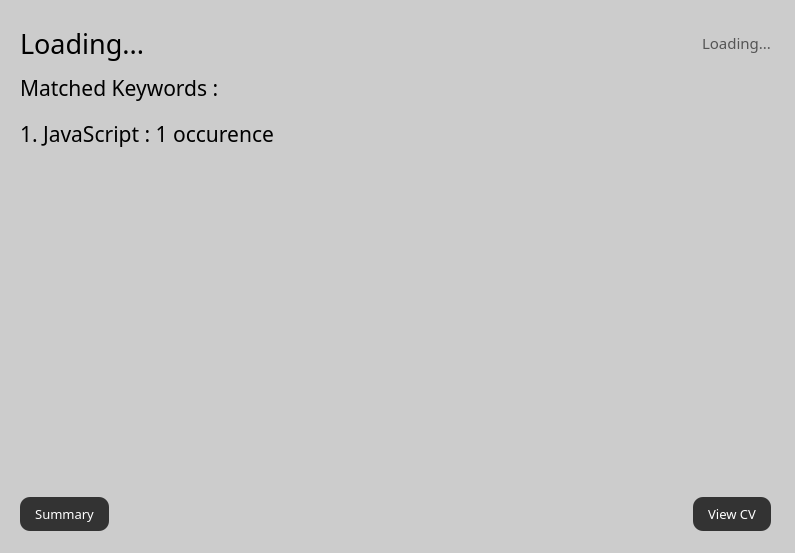
<?xml version="1.0" encoding="UTF-8"?>
<ui version="4.0">
 <class>resultCard</class>
 <widget class="QWidget" name="resultCard">
  <property name="geometry">
   <rect>
    <x>0</x>
    <y>0</y>
    <width>795</width>
    <height>553</height>
   </rect>
  </property>
  <property name="windowTitle">
   <string>Form</string>
  </property>
  <property name="styleSheet">
   <string notr="true">QWidget {
    background-color: #ccc; /* Or any valid color name/hex code */
}</string>
  </property>
  <widget class="QWidget" name="verticalLayoutWidget">
   <property name="geometry">
    <rect>
     <x>20</x>
     <y>20</y>
     <width>751</width>
     <height>511</height>
    </rect>
   </property>
   <layout class="QVBoxLayout" name="verticalLayout">
    <item>
     <layout class="QHBoxLayout" name="horizontalLayout">
      <property name="spacing">
       <number>6</number>
      </property>
      <property name="topMargin">
       <number>5</number>
      </property>
      <property name="bottomMargin">
       <number>5</number>
      </property>
      <item>
       <widget class="QLabel" name="name">
        <property name="sizePolicy">
         <sizepolicy hsizetype="Preferred" vsizetype="Fixed">
          <horstretch>0</horstretch>
          <verstretch>0</verstretch>
         </sizepolicy>
        </property>
        <property name="minimumSize">
         <size>
          <width>50</width>
          <height>0</height>
         </size>
        </property>
        <property name="maximumSize">
         <size>
          <width>16777215</width>
          <height>50</height>
         </size>
        </property>
        <property name="font">
         <font>
          <family>Futura Hv BT</family>
          <pointsize>20</pointsize>
          <weight>50</weight>
          <bold>false</bold>
         </font>
        </property>
        <property name="text">
         <string>Loading...</string>
        </property>
       </widget>
      </item>
      <item>
       <widget class="QLabel" name="matches_number">
        <property name="sizePolicy">
         <sizepolicy hsizetype="Preferred" vsizetype="Fixed">
          <horstretch>0</horstretch>
          <verstretch>0</verstretch>
         </sizepolicy>
        </property>
        <property name="font">
         <font>
          <family>Bahnschrift Light</family>
          <pointsize>11</pointsize>
         </font>
        </property>
        <property name="styleSheet">
         <string notr="true">color : #555</string>
        </property>
        <property name="text">
         <string>Loading...</string>
        </property>
        <property name="alignment">
         <set>Qt::AlignRight|Qt::AlignTrailing|Qt::AlignVCenter</set>
        </property>
       </widget>
      </item>
     </layout>
    </item>
    <item>
     <widget class="QLabel" name="label_3">
      <property name="sizePolicy">
       <sizepolicy hsizetype="Preferred" vsizetype="Maximum">
        <horstretch>0</horstretch>
        <verstretch>0</verstretch>
       </sizepolicy>
      </property>
      <property name="font">
       <font>
        <family>Bahnschrift Light</family>
        <pointsize>16</pointsize>
       </font>
      </property>
      <property name="text">
       <string>Matched Keywords : </string>
      </property>
     </widget>
    </item>
    <item>
     <spacer name="verticalSpacer">
      <property name="orientation">
       <enum>Qt::Vertical</enum>
      </property>
      <property name="sizeType">
       <enum>QSizePolicy::Fixed</enum>
      </property>
      <property name="sizeHint" stdset="0">
       <size>
        <width>20</width>
        <height>10</height>
       </size>
      </property>
     </spacer>
    </item>
    <item>
     <widget class="QLabel" name="label">
      <property name="font">
       <font>
        <family>Bahnschrift Light</family>
        <pointsize>16</pointsize>
       </font>
      </property>
      <property name="text">
       <string>1. JavaScript : 1 occurence</string>
      </property>
      <property name="alignment">
       <set>Qt::AlignLeading|Qt::AlignLeft|Qt::AlignTop</set>
      </property>
     </widget>
    </item>
    <item>
     <layout class="QHBoxLayout" name="horizontalLayout_2">
      <item>
       <widget class="QPushButton" name="viewCVButton">
        <property name="font">
         <font>
          <family>Bahnschrift SemiLight</family>
          <pointsize>10</pointsize>
         </font>
        </property>
        <property name="styleSheet">
         <string notr="true">QPushButton {
    border-radius: 10px; /* Adjust this value for desired roundness */
    /* Other properties you might want to add: */
    background-color: #333; /* Example background color */
    color: white;             /* Example text color */
    padding: 8px 15px;        /* Example padding to make the button bigger */
    border: none;             /* Remove default border if desired */
}

QPushButton:hover {
    background-color: #555; /* Slightly darker green */
}</string>
        </property>
        <property name="text">
         <string>Summary</string>
        </property>
       </widget>
      </item>
      <item>
       <spacer name="horizontalSpacer">
        <property name="orientation">
         <enum>Qt::Horizontal</enum>
        </property>
        <property name="sizeHint" stdset="0">
         <size>
          <width>40</width>
          <height>20</height>
         </size>
        </property>
       </spacer>
      </item>
      <item>
       <widget class="QPushButton" name="pushButton_2">
        <property name="font">
         <font>
          <family>Bahnschrift SemiLight</family>
          <pointsize>10</pointsize>
         </font>
        </property>
        <property name="styleSheet">
         <string notr="true">QPushButton {
    border-radius: 10px; /* Adjust this value for desired roundness */
    /* Other properties you might want to add: */
    background-color: #333; /* Example background color */
    color: white;             /* Example text color */
    padding: 8px 15px;        /* Example padding to make the button bigger */
    border: none;             /* Remove default border if desired */
}

QPushButton:hover {
    background-color: #555; /* Slightly darker green */
}</string>
        </property>
        <property name="text">
         <string>View CV</string>
        </property>
       </widget>
      </item>
     </layout>
    </item>
   </layout>
  </widget>
 </widget>
 <resources/>
 <connections/>
</ui>
